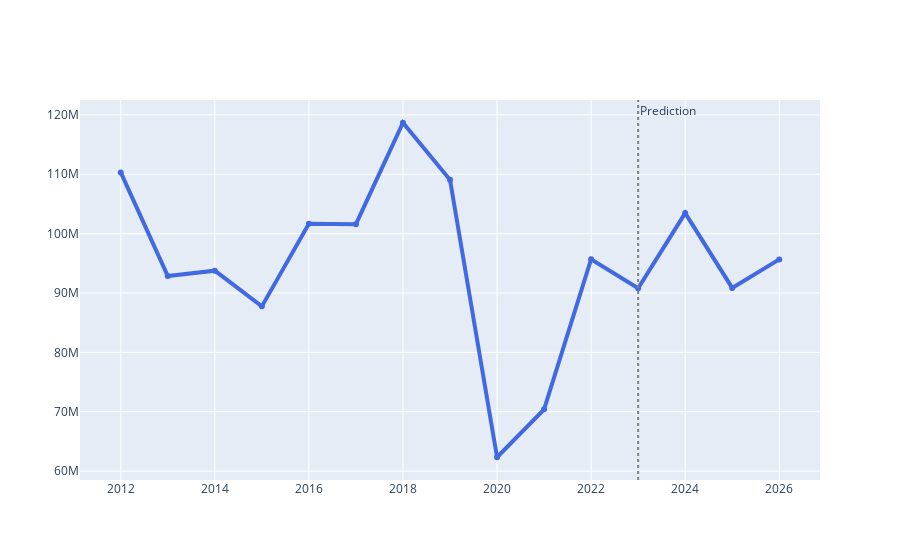

Notebook code for this chart:
### Code cell
visualization(data_not_st, result)

### Figure 1 — Plotly figure (JSON) as saved in the notebook; plotly's stock layout.template omitted (floating-point values rounded to 4 significant figures)
{"data": [{"line": {"color": "royalblue", "width": 4}, "name": "Tourist Numbers", "type": "scatter", "x": [2012, 2013, 2014, 2015, 2016, 2017, 2018, 2019, 2020, 2021, 2022, 2023, 2024, 2025, 2026], "y": [110310912, 92849972, 93762458, 87750696, 101657526, 101589864, 118675703, 109077864, 62339770, 70407762, 95695288, 90806051, 103500000.0, 90860000.0, 95660000.0]}], "layout": {"annotations": [{"showarrow": false, "text": "Prediction", "x": 2023, "xanchor": "left", "xref": "x", "y": 1, "yanchor": "top", "yref": "y domain"}], "shapes": [{"line": {"color": "gray", "dash": "dot"}, "type": "line", "x0": 2023, "x1": 2023, "xref": "x", "y0": 0, "y1": 1, "yref": "y domain"}]}}
